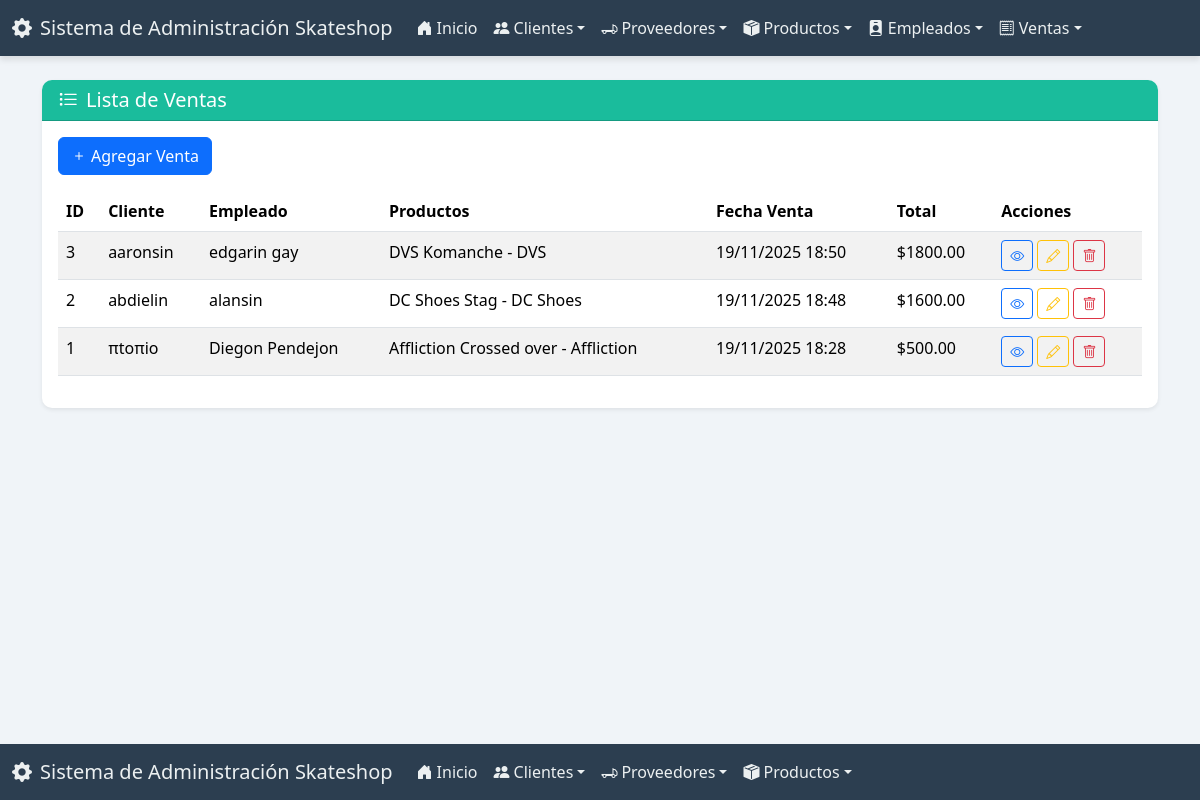
/ventas/, run on the app's committed database.
### app_Skateshop/models.py (models this page shows, shortened)
class Venta(models.Model):
    cliente = models.ForeignKey(Cliente, on_delete=models.CASCADE, related_name="ventas")
    empleado = models.ForeignKey(Empleado, on_delete=models.CASCADE, related_name="ventas_realizadas")
    productos = models.ManyToManyField(Producto, related_name="ventas")
    fecha_venta = models.DateTimeField(auto_now_add=True)
    total = models.DecimalField(max_digits=10, decimal_places=2, default=0.00)

class Cliente(models.Model):
    id_cliente = models.AutoField(primary_key=True)
    nombre = models.CharField(max_length=100)
    compra = models.ManyToManyField(Producto, blank=True, related_name="clientes")
    email = models.EmailField(unique=True)
    telefono = models.CharField(max_length=15, blank=True, null=True)
    direccion = models.TextField(blank=True, null=True)
    fecha_registro = models.DateField(auto_now_add=True)
    activo = models.BooleanField(default=True)
    imagen = models.ImageField(upload_to='clientes/', blank=True, null=True)

class Empleado(models.Model):
    nombre = models.CharField(max_length=100)
    email = models.EmailField(unique=True)
    telefono = models.CharField(max_length=15, blank=True, null=True)
    direccion = models.TextField(blank=True, null=True)
    fecha_contratacion = models.DateField(auto_now_add=True)
    activo = models.BooleanField(default=True)
    clientes_atendidos = models.ManyToManyField(Cliente, blank=True, related_name="empleados_atendieron")

class Producto(models.Model):
    nombre = models.CharField(max_length=100)
    descripcion = models.TextField(blank=True, null=True)
    precio = models.DecimalField(max_digits=10, decimal_places=2)
    stock = models.PositiveIntegerField(default=0)
    proveedor = models.ForeignKey(Proveedor, on_delete=models.CASCADE, related_name="productos")
    marca = models.CharField(max_length=50)
    modelo = models.CharField(max_length=50, blank=True, null=True)
    fecha_agregado = models.DateField(auto_now_add=True)
    disponible = models.BooleanField(default=True)
    imagen = models.ImageField(upload_to='productos/', blank=True, null=True)

### app_Skateshop/views.py (the view)
# urls.py: path('ventas/', views.ver_ventas, name='ver_ventas'),
def ver_ventas(request):
    ventas = Venta.objects.all().order_by('-fecha_venta')
    context = {'ventas': ventas}
    return render(request, 'venta/ver_ventas.html', context)

### app_Skateshop/templates/venta/ver_ventas.html (shortened to what this page needs)
{% extends 'base.html' %}
{% block content %}
<div class="card shadow-sm">
    <div class="card-header bg-info text-dark"><h5 class="mb-0"><i class="bi bi-list-task me-2"></i>Lista de Ventas</h5></div>
    <div class="card-body">
        <a href="{% url 'agregar_venta' %}" class="btn btn-primary mb-3"><i class="bi bi-plus me-1"></i>Agregar Venta</a>
        <div class="table-responsive">
            <table class="table table-hover table-striped">
                <thead>
                    <tr>
                        <th>ID</th>
                        <th>Cliente</th>
                        <th>Empleado</th>
                        <th>Productos</th>
                        <th>Fecha Venta</th>
                        <th>Total</th>
                        <th>Acciones</th>
                    </tr>
                </thead>
                <tbody>
                    {% for venta in ventas %}
                    <tr>
                        <td>{{ venta.id }}</td>
                        <td>{{ venta.cliente.nombre }}</td>
                        <td>{{ venta.empleado.nombre }}</td>
                        <td>{% for producto in venta.productos.all %}{{ producto.nombre }} - {{ producto.marca }}{% if not forloop.last %}, {% endif %}{% empty %}Ninguno{% endfor %}</td>
                        <td>{{ venta.fecha_venta|date:"d/m/Y H:i" }}</td>
                        <td>${{ venta.total }}</td>
                        <td>
                            <a href="#" class="btn btn-sm btn-outline-primary" title="Ver"><i class="bi bi-eye"></i></a>
                            <a href="{% url 'actualizar_venta' pk=venta.pk %}" class="btn btn-sm btn-outline-warning" title="Editar"><i class="bi bi-pencil"></i></a>
                            <a href="{% url 'borrar_venta' pk=venta.pk %}" class="btn btn-sm btn-outline-danger" title="Borrar"><i class="bi bi-trash"></i></a>
                        </td>
                    </tr>
                    {% empty %}
                    <tr><td colspan="7" class="text-center">No hay ventas registradas.</td></tr>
                    {% endfor %}
                </tbody>
            </table>
        </div>
    </div>
</div>
{% endblock %}

### static/css/style.css (style rules this page uses)
body { background-color: #f0f4f8; color: #34495e; }
.card { border: none; border-radius: 10px; box-shadow: 0 6px 12px rgba(0, 0, 0, 0.08); }
.card-header { font-weight: bold; border-radius: 10px 10px 0 0 !important; }
.card-header.bg-info { background-color: #1abc9c !important; color: white !important; }
.page-container { display: flex; flex-direction: column; min-height: 100vh; }

### data on the page
Venta: id "3", cliente.nombre "aaronsin", empleado.nombre "edgarin gay", fecha_venta "19/11/2025 18:50", total "1800.00"
Producto: nombre "DVS Komanche", marca "DVS"
Venta: id "2", cliente.nombre "abdielin", empleado.nombre "alansin", fecha_venta "19/11/2025 18:48", total "1600.00"
Producto: nombre "DC Shoes Stag", marca "DC Shoes"
Venta: id "1", cliente.nombre "πtoπio", empleado.nombre "Diegon Pendejon", fecha_venta "19/11/2025 18:28", total "500.00"
Producto: nombre "Affliction Crossed over", marca "Affliction"
